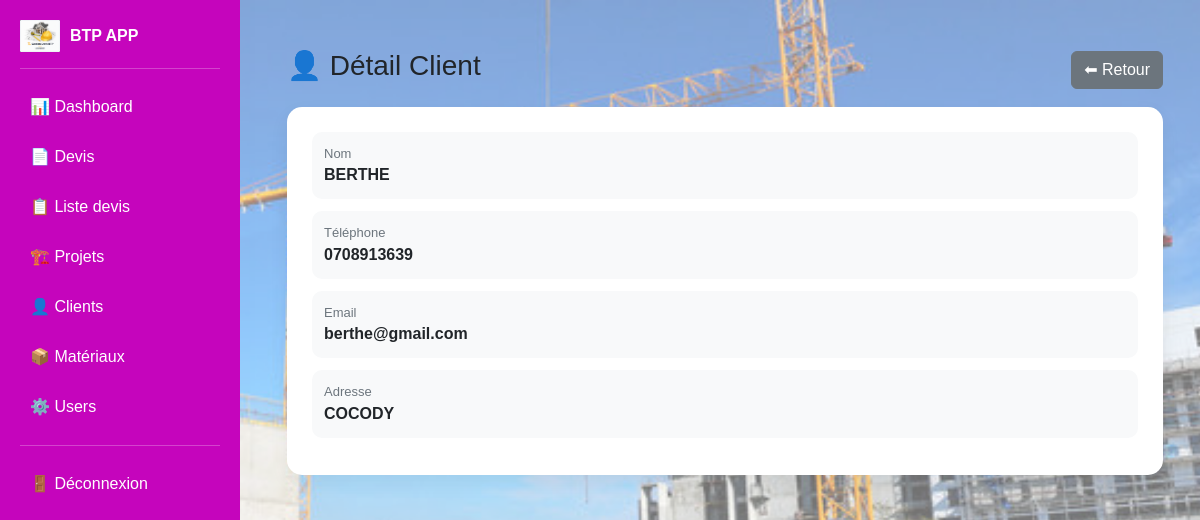
Page /clients/2/ on the committed database.
### btp/models.py (models this page shows, shortened)
class Client(models.Model):
    nom = models.CharField(max_length=200)
    telephone = models.CharField(max_length=20)
    email = models.EmailField(blank=True, null=True)
    adresse = models.TextField(blank=True, null=True)

### btp/views.py (the view)
# urls.py: path('clients/<int:id>/', views.detail_client, name='detail_client'),
def detail_client(request, id):
    client = get_object_or_404(Client, id=id)
    return render(request, "clients/detail.html", {
        "client": client
    })

### btp/templates/clients/detail.html (shortened to what this page needs)
{% extends 'base.html' %}
{% block content %}
<div class="container mt-4">
    <div class="d-flex justify-content-between align-items-center mb-3">
        <h3>👤 Détail Client</h3>
        <a href="{% url 'liste_clients' %}" class="btn btn-secondary">
            ⬅ Retour
        </a>
    </div>
    <div class="card-detail">
        <div class="info">
            <div class="label">Nom</div>
            <div class="value">{{ client.nom }}</div>
        </div>
        <div class="info">
            <div class="label">Téléphone</div>
            <div class="value">{{ client.telephone }}</div>
        </div>
        <div class="info">
            <div class="label">Email</div>
            <div class="value">{{ client.email }}</div>
        </div>
        <div class="info">
            <div class="label">Adresse</div>
            <div class="value">{{ client.adresse }}</div>
        </div>
    </div>
</div>
{% endblock %}

### btp/templates/clients/detail.html (style rules this page uses)
.card-detail { background:white; border-radius:15px; padding:25px; box-shadow:0 8px 20px rgba(0,0,0,0.06); }
.info { margin-bottom:12px; padding:12px; background:#f8f9fa; border-radius:10px; }
.label { font-size:13px; color:#6c757d; }
.value { font-size:16px; font-weight:600; }

### rows in the picture
Client: nom "BERTHE", telephone "0708913639", email "berthe@gmail.com", adresse "COCODY"
